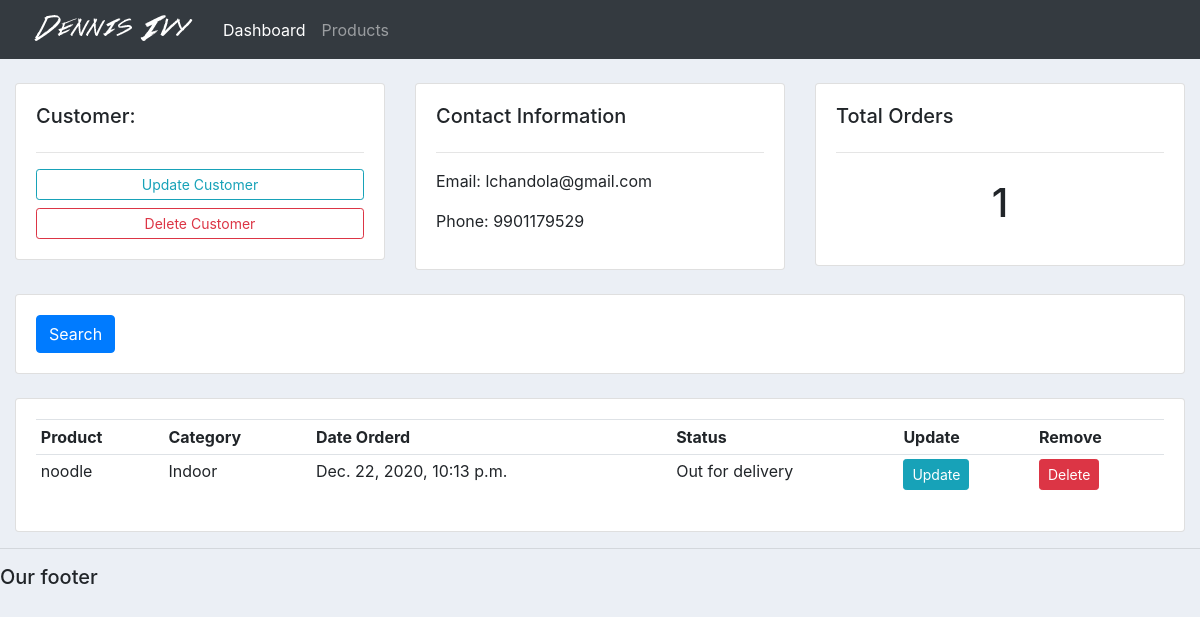
/accounts/customer/2/, run on an earlier commit of the app's database.
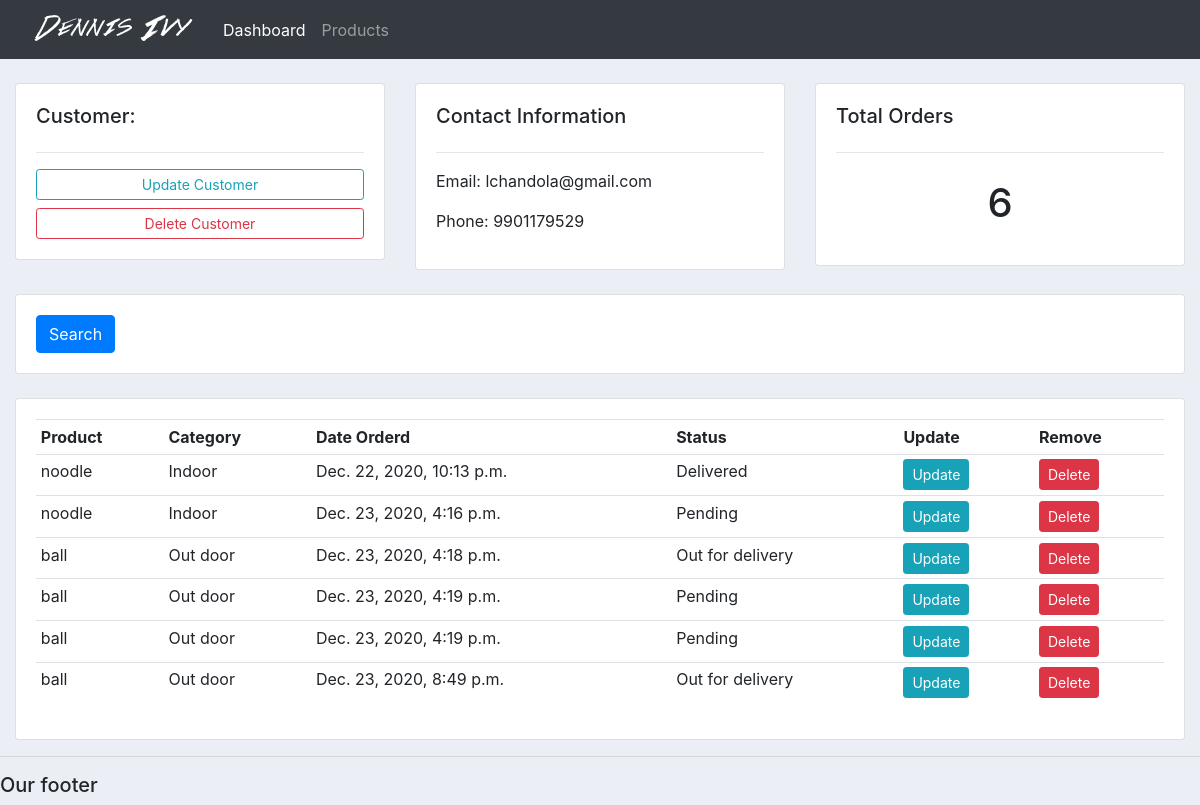
And on a later commit of the database.
### accounts/models.py (models this page shows, shortened)
class Order(models.Model):
    STATUS = (
        ('Pending', 'Pending'),
        ('Out for delivery', 'Out for delivery'),
        ('Delivered', 'Delivered'),
    )
    customer = models.ForeignKey(Customer, null=True, on_delete=models.SET_NULL)
    product = models.ForeignKey(Products, null=True, on_delete=models.SET_NULL)
    date_created = models.DateTimeField(auto_now_add=True, null=True)
    status = models.CharField(max_length=200, null=True, choices=STATUS)

class Products(models.Model):
    CATEGORY = (
        ('Indoor', 'Indoor'),
        ('Out door', 'Out door'),
    )
    name = models.CharField(max_length=200, null=True)
    price = models.FloatField(null=True)
    category = models.CharField(max_length=200, null=True, choices=CATEGORY)
    description = models.CharField(max_length=200, null=True)
    date_created = models.DateTimeField(auto_now_add=True, null=True)
    tag = models.ManyToManyField(Tag)
    def __str__(self):
        return self.name

### accounts/views.py (the view)
# urls.py: path('customer/<str:pk_test>/', views.customer, name='customer'),
def customer(request, pk_test):
    custom = Customer.objects.get(id=pk_test)
    orders = custom.order_set.all()
    total_count = orders.count()
    context = {'customer': custom, 'orders': orders, 'total_count': total_count}
    return render(request, 'accounts/customer.html', context)

### accounts/templates/accounts/customer.html
{%  extends 'accounts/main.html' %}
{% block content %}
	<br>
<div class="row">
	<div class="col-md">
		<div class="card card-body">
			<h5>Customer:</h5>
			<hr>
			<a class="btn btn-outline-info  btn-sm btn-block" href="">Update Customer</a>
			<a class="btn btn-outline-danger  btn-sm btn-block" href="">Delete Customer</a>
		</div>
	</div>
	<div class="col-md">
		<div class="card card-body">
			<h5>Contact Information</h5>
			<hr>
			<p>Email: {{ customer.email }} </p>
			<p>Phone: {{ customer.phone }}</p>
		</div>
	</div>
	<div class="col-md">
		<div class="card card-body">
			<h5>Total Orders</h5>
			<hr>
			<h1 style="text-align: center;padding: 10px">{{ total_count }}</h1>
		</div>
	</div>
</div>
<br>
<div class="row">
	<div class="col">
		<div class="card card-body">
			<form method="get">
		    <button class="btn btn-primary" type="submit">Search</button>
		  </form>
		</div>
	</div>
</div>
<br>
<div class="row">
	<div class="col-md">
		<div class="card card-body">
			<table class="table table-sm">
				<tr>
					<th>Product</th>
					<th>Category</th>
					<th>Date Orderd</th>
					<th>Status</th>
					<th>Update</th>
					<th>Remove</th>
				</tr>
				{% for order in orders %}
				<tr>
					<td>{{ order.product }}</td>
					<td>{{ order.product.category }}</td>
					<td>{{ order.date_created }}</td>
					<td>{{ order.status }}</td>
					<td><a class="btn btn-sm btn-info" href="{% url 'update_order' order.id %}">Update</td>
					<td><a class="btn btn-sm btn-danger" href="{% url 'delete_order' order.id %}">Delete</td
				</tr>
				{% endfor %}
			</table>
		</div>
	</div>
</div>
{% endblock %}

What changed in the data, as far as the page shows it:
changed Order: status "Out for delivery" → "Delivered"
added Order: product "noodle", product.category "Indoor", date_created "Dec. 23, 2020, 4:16 p.m.", status "Pending"
added Order: product "ball", product.category "Out door", date_created "Dec. 23, 2020, 4:18 p.m.", status "Out for delivery"
added Order: product "ball", product.category "Out door", date_created "Dec. 23, 2020, 4:19 p.m.", status "Pending"
added Order: product "ball", product.category "Out door", date_created "Dec. 23, 2020, 4:19 p.m.", status "Pending"
added Order: product "ball", product.category "Out door", date_created "Dec. 23, 2020, 8:49 p.m.", status "Out for delivery"
Also different on the page:
{{ total_count }}: "1" → "6"
